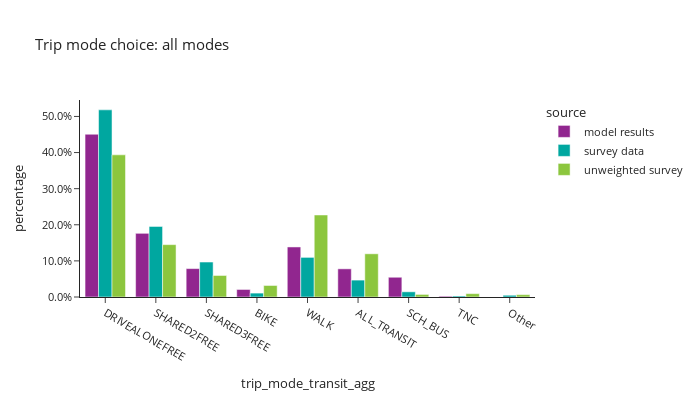

This figure's notebook cell:
### Code cell
# aggregate transit modes
transit_modes = ['WALK_LOC','WALK_COM','WALK_FRY','WALK_LR','DRIVE_TRN']
trip_mode_ordered = ["DRIVEALONEFREE", "SHARED2FREE", "SHARED3FREE", "BIKE","WALK","ALL_TRANSIT","SCH_BUS","TNC","Other"]
trip_data['trip_mode_transit_agg'] = trip_data['trip_mode_match'].apply(lambda x: "ALL_TRANSIT" if x in transit_modes else x)

df_plot = trip_data.groupby(['source','trip_mode_transit_agg'])['trip_weight_2017_2019'].sum().reset_index()
df_plot['percentage'] = df_plot.groupby(['source'], group_keys=False)['trip_weight_2017_2019']. \
    apply(lambda x: x / float(x.sum()))

fig = px.bar(df_plot, x="trip_mode_transit_agg", y="percentage", color="source",barmode="group",
             category_orders={"trip_mode_transit_agg": trip_mode_ordered},
             title="Trip mode choice: all modes")
fig.for_each_annotation(lambda a: a.update(text = a.text.split("=")[-1]))
fig.update_layout(height=400, width=700, yaxis=dict(tickformat=".1%"))
fig.show()

### Figure 1 — Plotly figure (JSON) as saved in the notebook; plotly's stock layout.template omitted (floating-point values rounded to 4 significant figures)
{"data": [{"alignmentgroup": "True", "hovertemplate": "source=model results<br>trip_mode_transit_agg=%{x}<br>percentage=%{y}<extra></extra>", "legendgroup": "model results", "marker": {"color": "#91268F", "pattern": {"shape": ""}}, "name": "model results", "offsetgroup": "model results", "orientation": "v", "showlegend": true, "textposition": "auto", "type": "bar", "x": ["ALL_TRANSIT", "BIKE", "DRIVEALONEFREE", "SCH_BUS", "SHARED2FREE", "SHARED3FREE", "TNC", "WALK"], "xaxis": "x", "y": [0.078, 0.02086, 0.4507, 0.05468, 0.1763, 0.07864, 0.002216, 0.1386], "yaxis": "y"}, {"alignmentgroup": "True", "hovertemplate": "source=survey data<br>trip_mode_transit_agg=%{x}<br>percentage=%{y}<extra></extra>", "legendgroup": "survey data", "marker": {"color": "#00A7A0", "pattern": {"shape": ""}}, "name": "survey data", "offsetgroup": "survey data", "orientation": "v", "showlegend": true, "textposition": "auto", "type": "bar", "x": ["ALL_TRANSIT", "BIKE", "DRIVEALONEFREE", "Other", "SCH_BUS", "SHARED2FREE", "SHARED3FREE", "TNC", "WALK"], "xaxis": "x", "y": [0.04679, 0.01079, 0.5182, 0.004883, 0.0144, 0.1956, 0.09682, 0.002815, 0.1097], "yaxis": "y"}, {"alignmentgroup": "True", "hovertemplate": "source=unweighted survey<br>trip_mode_transit_agg=%{x}<br>percentage=%{y}<extra></extra>", "legendgroup": "unweighted survey", "marker": {"color": "#8CC63E", "pattern": {"shape": ""}}, "name": "unweighted survey", "offsetgroup": "unweighted survey", "orientation": "v", "showlegend": true, "textposition": "auto", "type": "bar", "x": ["ALL_TRANSIT", "BIKE", "DRIVEALONEFREE", "Other", "SCH_BUS", "SHARED2FREE", "SHARED3FREE", "TNC", "WALK"], "xaxis": "x", "y": [0.1196, 0.03191, 0.3937, 0.006518, 0.007145, 0.145, 0.05962, 0.009327, 0.2271], "yaxis": "y"}], "layout": {"barmode": "group", "height": 400, "legend": {"title": {"text": "source"}, "tracegroupgap": 0}, "title": {"text": "Trip mode choice: all modes"}, "width": 700, "xaxis": {"anchor": "y", "categoryarray": ["DRIVEALONEFREE", "SHARED2FREE", "SHARED3FREE", "BIKE", "WALK", "ALL_TRANSIT", "SCH_BUS", "TNC", "Other"], "categoryorder": "array", "domain": [0.0, 1.0], "title": {"text": "trip_mode_transit_agg"}}, "yaxis": {"anchor": "x", "domain": [0.0, 1.0], "tickformat": ".1%", "title": {"text": "percentage"}}}}
